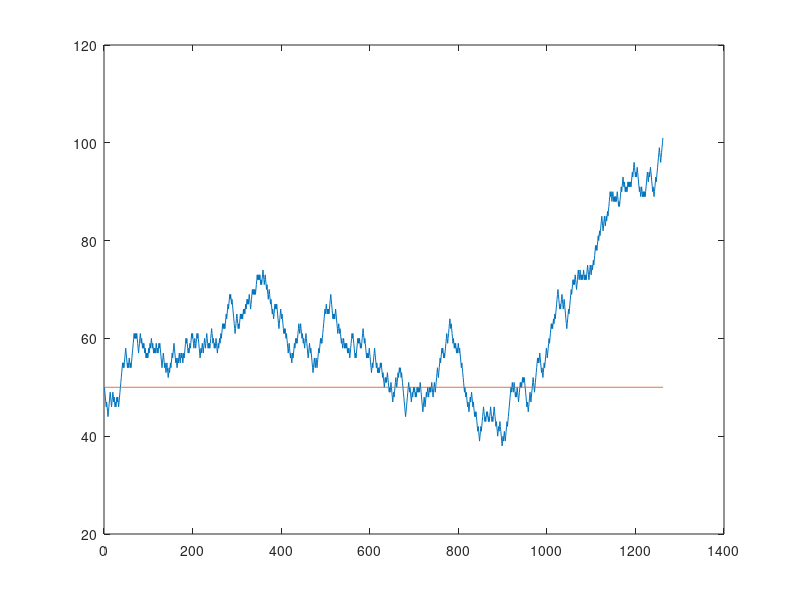

Write MATLAB code to recreate this figure.
% %monte carlo
% area=(pi*(1^2))/4;
% square_area=1^2;
% M=0;
% for i=1:10000;
%     x=rand();
%     y=rand();
%     if (x^2+y^2<=1)
%         M=M+1;
%     end
% end    
% 
% byurak=[]
% heights=(170-100)*rand(1,150)+100;
% passes=0;
% olasilik=100*rand();
% for i=heights
%     if (i>120) & (olasilik>20)
%         passes = [passes, i];
%     end
% end
% ratio=length(passes)/length(heights);
% 
% %olasilik1=100*rand();   
% 
% point=[];
% for i=1:34
%     olasilik1=100*rand();
%     %disp(olasilik1);
%     if (olasilik1<40)
%         point(i) = 3;    
%     elseif (40<=olasilik1 && olasilik1<90)
%         point(i) = 0;   
%     else
%         
%         point(i) = 1;   
%     end
% end
% 
% 
% initial=200;
% loss=0.5;
% gain=1;
% for i=1:300
%     olasilik1=randi([1,16]);
%     olasilik2=randi([1,16]);
%     if (olasilik1==olasilik2)
%         initial=initial+gain;
%         disp("kazandım")
%     else
%         initial=initial-loss;
%     end
%     if initial <= 0 % Check if initial becomes zero or negative
%         disp("Initial reached 0 or negative, stopping the loop.");
%         break; % Break out of the loop
%     end
% end
% 
% %latitude=-90:90;
% %longitude=-180:180;
% year=0;
% 
% while 1
%     enlemroad=180*rand()-90;
%     boylamroad=360*rand()-180;
%     galaksiolasilik=100*rand();
%     if (galaksiolasilik<0.2) && (36<enlemroad) && (42>enlemroad) && (26<boylamroad) && (42>boylamroad)
%         disp("göktaşı düştü");
%         break
%     end
%     year=year+1;
% end
% 
% 
% trying=0;
% while 1
%   which_letter1=randi(27); 
%   which_letter2=randi(27); 
%   which_letter3=randi(27); 
%   which_letter4=randi(27); 
%   which_letter5=randi(27); 
%   if (which_letter1==2) && (which_letter2==5) && (which_letter3==12) && (which_letter4==12)&& (which_letter5==2)
%       disp("he writes");
%       disp(trying)
%       break
%   end
%   trying=trying+1;
% end



% trying1=0;
% C_major_chord = [3, 5, 7];
% while 1
%   which_letter1=randi(7); 
%   which_letter2=randi(7); 
%   which_letter3=randi(7); 
%   list1=[which_letter1,which_letter2,which_letter3];
%   if isequal(sort(list1),C_major_chord)
%       disp("he writes");
%       disp(trying1)
%       break
%   end
%   trying1=trying1+1;
% end
% 
% yil=2023;
% soru_sayisi=100;
% point=0;
% while point<35 
%     point=0;
%     dogru_cevaplar=randi([1, 5],1, 100);
%     sallamalar=randi([1, 5],1, 100);
%     for i=1:soru_sayisi
%         if (dogru_cevaplar(i)==sallamalar(i))
%             point=point+1;
%         end
%     end
%     yil=yil+1;
% end
% 
% 
% yil=2024;
% soru_sayisi=100;
% point=0;
% 
% while point<35 
%     possible=randi([1,100]);
%     possible1=randi([1,100]);
%     point=0;
%     dogru_cevaplar=randi([1, 5],1, 100);
%     sallamalar= ones(1, 100);
%     if (possible<3)
%              if (possible1<15)
%                  disp("kopya");
%                  break
%              end
%              point=point+10;
%     else
%     for i=1:soru_sayisi
%         if (dogru_cevaplar(i)==sallamalar(i))
%             point=point+1;
%         end
%          
%     end
%     
%              
%              
%     end
%    
% 
%     yil=yil+1;
% end
% 
% dice2=[-4,-3,-1,1,2,4];
% sum1=0;
% sum2=0;
% while 1   
%     tyrion=[dice2(randi(6)),dice2(randi(6)),dice2(randi(6))];   
%     jon=[dice2(randi(6)),dice2(randi(6)),dice2(randi(6))];
%     sum1=sum(tyrion);
%     sum2=sum(jon);
%     if (sum1==0 || sum2==0)
%         break
%     end
% end
% 
% H(1)=10000;
% O(1)=10000;
% HO(1)=0;
% t=1;
% while 1
%     olasilik=rand();
%     uretim=H(t)/O(t);
%    
%     if olasilik<uretim
%         H(t+1)=H(t)-2;
%         O(t+1)=O(t)-1;
%         HO(t+1)=HO(t)+1;
%     else
%         H(t+1)=H(t);
%         O(t+1)=O(t);
%         HO(t+1)=HO(t);
%     end
%     
%     if H(t+1)==0
%         break
%     end
%     t=t+1;
% end 
% 
% t_values = 1:t+1;
% plot(t_values, O, t_values, H, t_values, HO);
% legend('O', 'H');
% xlabel('Zaman (t)');
% ylabel('Değerler');
% title('O ve H Değerlerinin Zaman İçinde Değişimi');


step_no=0;
x(1)=50;

while 1
    olasilik=rand();
    if (olasilik<0.50)
        x(step_no+2)=x(step_no+1)+1;
    else
        x(step_no+2)=x(step_no+1)-1;
    end
       if x(step_no+1)==0 || x(step_no+1)==100
           break
       end
       step_no=step_no+1;
end
poz=1:step_no+2;
plot(poz,x,poz,50*ones(1,length(poz)));        
     



